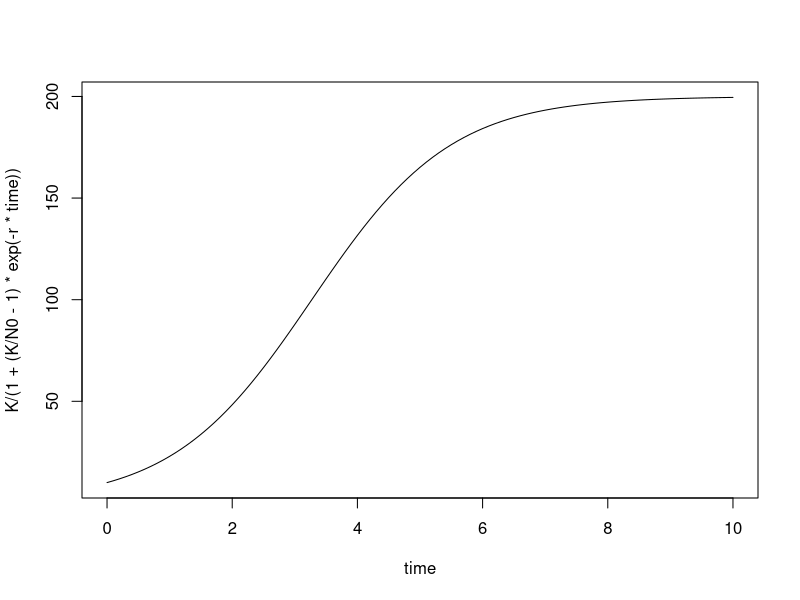

Source code (R):
## ---- chunk 1
knitr::opts_chunk$set(echo = TRUE)
## ---- chunk 2
N0 <- 10
r  <- 0.9
K  <- 200
time <- seq(0, 10, length=101)
plot(time, K /(1 + (K/N0 - 1) * exp(-r * time)), type="l")
